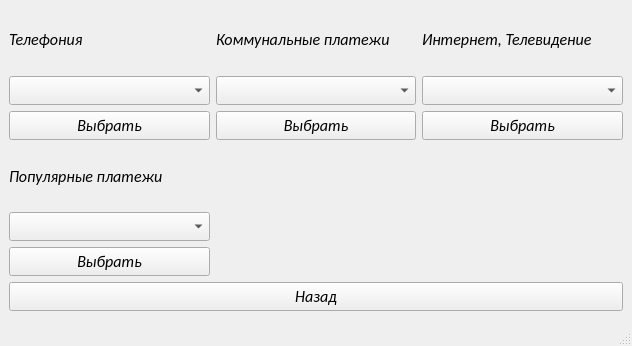
<?xml version="1.0" encoding="UTF-8"?>
<ui version="4.0">
 <class>Organisation</class>
 <widget class="QMainWindow" name="Organisation">
  <property name="geometry">
   <rect>
    <x>0</x>
    <y>0</y>
    <width>632</width>
    <height>346</height>
   </rect>
  </property>
  <property name="font">
   <font>
    <family>Calibri</family>
    <pointsize>12</pointsize>
    <italic>true</italic>
   </font>
  </property>
  <property name="windowTitle">
   <string>Оплата услуг</string>
  </property>
  <property name="windowIcon">
   <iconset>
    <activeon>:/logo.ico</activeon>
   </iconset>
  </property>
  <widget class="QWidget" name="centralwidget">
   <layout class="QGridLayout" name="gridLayout_2">
    <item row="0" column="0">
     <layout class="QGridLayout" name="gridLayout">
      <item row="0" column="0">
       <layout class="QVBoxLayout" name="verticalLayout">
        <item>
         <widget class="QLabel" name="label">
          <property name="font">
           <font>
            <family>Calibri</family>
            <pointsize>12</pointsize>
            <italic>true</italic>
           </font>
          </property>
          <property name="text">
           <string>Телефония</string>
          </property>
         </widget>
        </item>
        <item>
         <widget class="QComboBox" name="phoneBox"/>
        </item>
        <item>
         <widget class="QPushButton" name="phoneButton">
          <property name="font">
           <font>
            <family>Calibri</family>
            <pointsize>12</pointsize>
            <italic>true</italic>
           </font>
          </property>
          <property name="text">
           <string>Выбрать</string>
          </property>
         </widget>
        </item>
       </layout>
      </item>
      <item row="0" column="1">
       <layout class="QVBoxLayout" name="verticalLayout_3">
        <item>
         <widget class="QLabel" name="label_2">
          <property name="text">
           <string>Коммунальные платежи</string>
          </property>
         </widget>
        </item>
        <item>
         <widget class="QComboBox" name="komBox"/>
        </item>
        <item>
         <widget class="QPushButton" name="komButton">
          <property name="text">
           <string>Выбрать</string>
          </property>
         </widget>
        </item>
       </layout>
      </item>
      <item row="0" column="2">
       <layout class="QVBoxLayout" name="verticalLayout_2">
        <item>
         <widget class="QLabel" name="label_3">
          <property name="text">
           <string>Интернет, Телевидение</string>
          </property>
         </widget>
        </item>
        <item>
         <widget class="QComboBox" name="internetBox"/>
        </item>
        <item>
         <widget class="QPushButton" name="internetButton">
          <property name="text">
           <string>Выбрать</string>
          </property>
         </widget>
        </item>
       </layout>
      </item>
      <item row="1" column="0">
       <layout class="QVBoxLayout" name="verticalLayout_4">
        <item>
         <widget class="QLabel" name="label_4">
          <property name="text">
           <string>Популярные платежи</string>
          </property>
         </widget>
        </item>
        <item>
         <widget class="QComboBox" name="famousBox"/>
        </item>
        <item>
         <widget class="QPushButton" name="famousButton">
          <property name="text">
           <string>Выбрать</string>
          </property>
         </widget>
        </item>
       </layout>
      </item>
     </layout>
    </item>
    <item row="1" column="0">
     <widget class="QPushButton" name="backButton">
      <property name="text">
       <string>Назад</string>
      </property>
     </widget>
    </item>
   </layout>
  </widget>
  <widget class="QMenuBar" name="menubar">
   <property name="geometry">
    <rect>
     <x>0</x>
     <y>0</y>
     <width>632</width>
     <height>21</height>
    </rect>
   </property>
  </widget>
  <widget class="QStatusBar" name="statusbar"/>
 </widget>
 <resources/>
 <connections/>
</ui>
